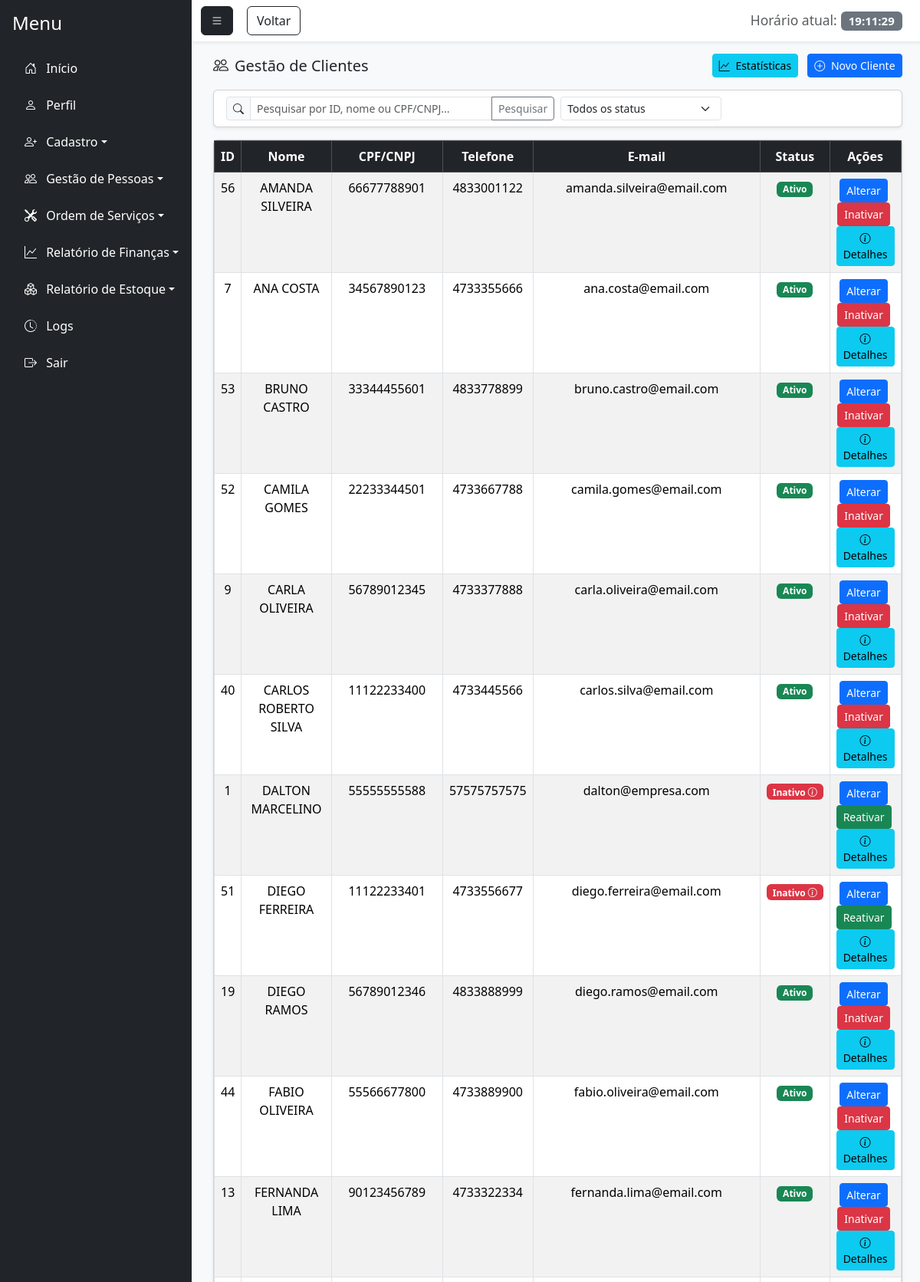
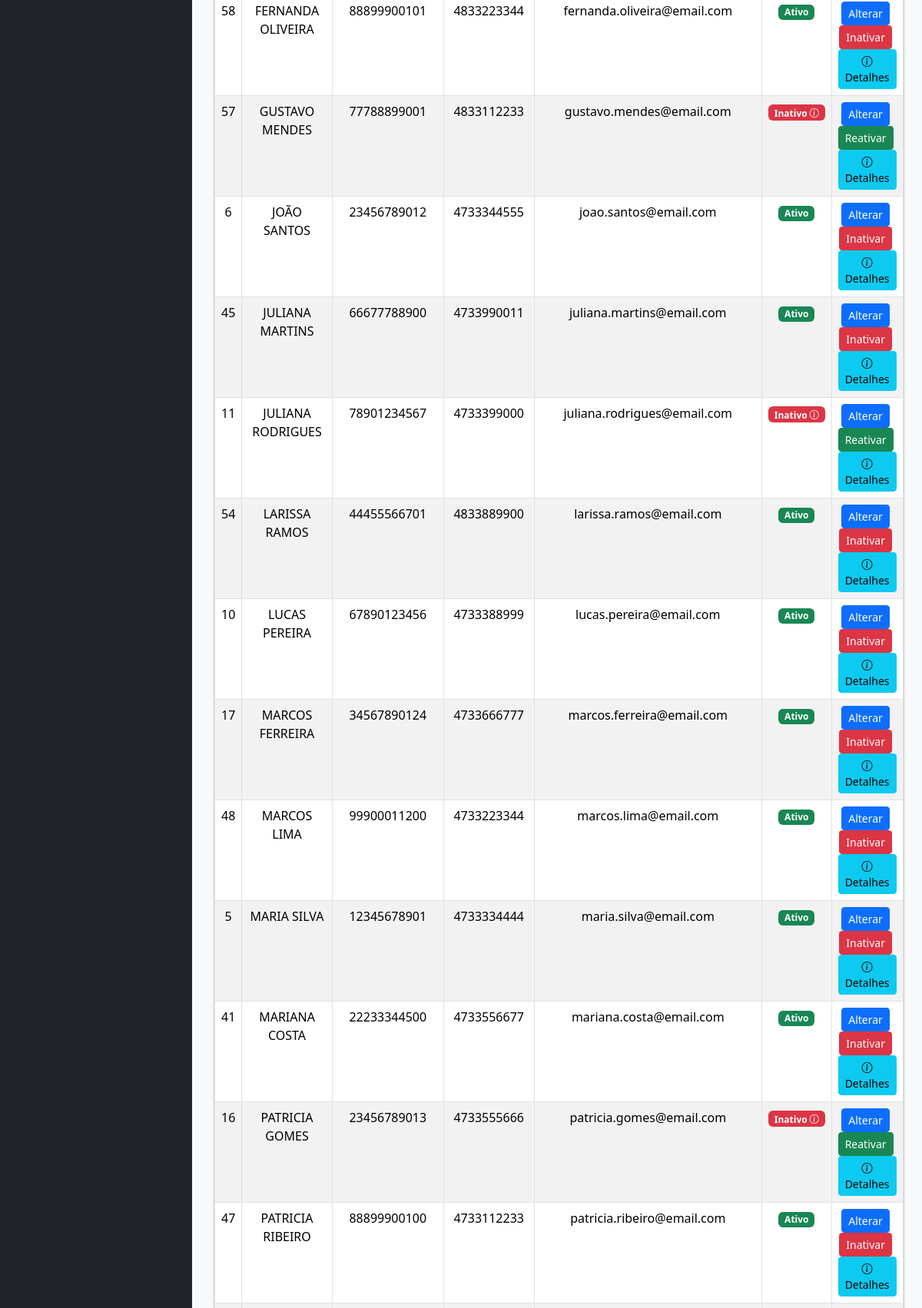
/gestao_cliente.php (signed in, upper part), run on the app's committed database (2 pictures, top to bottom).
### tables this page shows
CREATE TABLE `cliente` (
  `id_cliente` int(11) NOT NULL,
  `id_funcionario` int(11) NOT NULL,
  `nome_cliente` varchar(100) NOT NULL,
  `cpf_cnpj` varchar(20) NOT NULL,
  `endereco` varchar(255) DEFAULT NULL,
  `bairro` varchar(100) DEFAULT NULL,
  `cep` varchar(15) DEFAULT NULL,
  `cidade` varchar(100) DEFAULT NULL,
  `estado` varchar(50) DEFAULT NULL,
  `telefone` varchar(20) DEFAULT NULL,
  `email` varchar(100) DEFAULT NULL,
  `status` enum('Ativo','Inativo') DEFAULT 'Ativo',
  `data_inatividade` date DEFAULT NULL,
  `observacao_inatividade` text DEFAULT NULL
);

### gestao_cliente.php (the view, shortened to what this page needs)
<?php
    require_once 'php/permissoes.php';
    require_once 'php/estatisticas.php';
        $sql = "SELECT c.id_cliente,
        c.nome_cliente,
        c.cpf_cnpj,
        c.endereco,
        c.bairro,
        c.cidade,
        c.estado,
        c.telefone,
        c.email,
        c.status,
        c.data_inatividade,
        c.observacao_inatividade,
        f.nome_funcionario
        FROM cliente c
        LEFT JOIN funcionario f ON c.id_funcionario = f.id_funcionario";
    $sql .= " ORDER BY c.nome_cliente ASC";
    $stmt = $pdo->prepare($sql);
    $stmt->execute();
    $clientes = $stmt->fetchAll(PDO::FETCH_ASSOC);
?>
<!DOCTYPE html>
<html lang="pt-BR">
<head>
    <link href="https://cdn.jsdelivr.net/npm/bootstrap@5.3.7/dist/css/bootstrap.min.css" rel="stylesheet">
    <link rel="stylesheet" href="https://cdn.jsdelivr.net/npm/bootstrap-icons@1.11.1/font/bootstrap-icons.css">
    <link href="https://cdn.jsdelivr.net/npm/bootstrap-icons@1.11.1/font/bootstrap-icons.css" rel="stylesheet">
</head>
<body class="bg-light">
    <div class="d-flex vh-100 bg-light">
        <div class="flex-grow-1 d-flex flex-column">
            <nav class="navbar navbar-light bg-white shadow-sm">
                <div class="container-fluid">
                    <button class="btn btn-dark" id="menu-toggle"><i class="bi bi-list"></i></button>
                    <button class="btn btn-outline-dark" style="position: absolute; margin-left: 60px;" onclick="history.back()">Voltar</button>
                    <span class="navbar-brand mb-0 h1">
                        <small class="text-muted">Horário atual:</small>
                        <span id="liveClock" class="badge bg-secondary"></span>
                    </span>
                </div>
            </nav>
            <div class="flex-grow-1 p-3" style="overflow-y: auto;">
                <div class="container-fluid">
                    <div class="d-flex justify-content-between align-items-center mb-3">
                        <h5 class="mb-0"><i class="bi bi-people me-2"></i>Gestão de Clientes</h5>
                        <div>
                            <button class="btn btn-info btn-sm me-2" data-bs-toggle="modal" data-bs-target="#modalEstatisticas">
                                <i class="bi bi-graph-up me-1"></i> Estatísticas
                            </button>
                            <a href="cadastro_cliente.php" class="btn btn-primary btn-sm">
                                <i class="bi bi-plus-circle me-1"></i> Novo Cliente
                            </a>
                        </div>
                    </div>
                    <div class="card shadow-sm mb-3">
                        <div class="card-body py-2">
                            <form method="GET" action="gestao_cliente.php" id="filterForm">
                                <div class="row g-2">
                                    <div class="col-md-6">
                                        <div class="input-group input-group-sm">
                                            <span class="input-group-text"><i class="bi bi-search"></i></span>
                                            <input type="text" id="busca" name="busca" class="form-control"
                                                placeholder="Pesquisar por ID, nome ou CPF/CNPJ..."
                                                value="<?= isset($_GET['busca']) ? htmlspecialchars($_GET['busca']) : '' ?>">
                                            <button class="btn btn-outline-secondary" type="submit">Pesquisar</button>
                                        </div>
                                    </div>
                                    <div class="col-md-3">
                                        <select name="status" id="status" class="form-select form-select-sm">
                                            <option value="">Todos os status</option>
                                        </select>
                                    </div>
                                    <div class="col-md-3">
                                    </div>
                                </div>
                            </form>
                        </div>
                    </div>
                    <div class="card shadow-sm">
                        <div class="card-body p-0">
                            <div class="table-responsive">
                                <?php if(!empty($clientes)): ?>
                                    <table class="table table-striped table-hover table-bordered mb-0">
                                        <thead class="table-dark">
                                            <tr>
                                                <th><center>ID</center></th>
                                                <th><center>Nome</center></th>
                                                <th><center>CPF/CNPJ</center></th>
                                                <th><center>Telefone</center></th>
                                                <th><center>E-mail</center></th>
                                                <th><center>Status</center></th>
                                                <th class="text-center">Ações</th>
                                            </tr>
                                        </thead>
                                        <tbody>
                                            <?php foreach($clientes as $cliente): ?>
                                                <tr>
                                                    <td><center><?=htmlspecialchars($cliente['id_cliente'])?></center></td>
                                                    <td><center><?=htmlspecialchars($cliente['nome_cliente'])?></center></td>
                                                    <td><center><?=htmlspecialchars($cliente['cpf_cnpj'])?></center></td>
                                                    <td><center><?=htmlspecialchars($cliente['telefone'])?></center></td>
                                                    <td><center><?=htmlspecialchars($cliente['email'])?></center></td>
                                                    <td>
                                                        <center>
                                                            <?php if($cliente['status'] == 'Ativo'): ?>
                                                                <span class="badge bg-success">Ativo</span>
                                                            <?php else: ?>
                                                                <span class="badge bg-danger badge-details" onclick="mostrarDetalhesCliente(<?=htmlspecialchars($cliente['id_cliente'])?>)">
                                                                    Inativo <i class="bi bi-info-circle"></i>
                                                                </span>
                                                            <?php endif; ?>
                                                        </center>
                                                    </td>
                                                    <td class="text-center">
                                                        <a href="#" class="btn btn-sm btn-primary me-1" onclick="carregarDadosCliente(<?=htmlspecialchars($cliente['id_cliente'])?>)">Alterar</a>
                                                        <?php if($cliente['status'] == 'Ativo'): ?>
                                                            <a href="inativar_cliente.php?id=<?=htmlspecialchars($cliente['id_cliente'])?>" class="btn btn-sm btn-danger me-1">Inativar</a>
                                                        <?php else: ?>
                                                            <a href="gestao_cliente.php?id=<?=htmlspecialchars($cliente['id_cliente'])?>&acao=reativar" class="btn btn-sm btn-success me-1" onclick="return confirm('Tem certeza que deseja reativar este cliente?')">Reativar</a>
                                                        <?php endif; ?>
                                                        <button class="btn btn-sm btn-info" onclick="mostrarDetalhesCliente(<?=htmlspecialchars($cliente['id_cliente'])?>)">
                                                            <i class="bi bi-info-circle"></i> Detalhes
                                                        </button>
                                                    </td>
                                                </tr>
                                            <?php endforeach;?>
                                        </tbody>
                                    </table>
                                <?php else: ?><br>
                                    <center><p>Nenhum cliente encontrado.</p></center>
                                <?php endif; ?>
                            </div>
                        </div>
                    </div>
                </div>
            </div>
</body>
</html>

### data on the page
cliente: id_cliente "56", nome_cliente "AMANDA SILVEIRA", cpf_cnpj "66677788901", telefone "4833001122", email "amanda.silveira@email.com", status "Ativo"
cliente: id_cliente "7", nome_cliente "ANA COSTA", cpf_cnpj "34567890123", telefone "4733355666", email "ana.costa@email.com", status "Ativo"
cliente: id_cliente "53", nome_cliente "BRUNO CASTRO", cpf_cnpj "33344455601", telefone "4833778899", email "bruno.castro@email.com", status "Ativo"
cliente: id_cliente "52", nome_cliente "CAMILA GOMES", cpf_cnpj "22233344501", telefone "4733667788", email "camila.gomes@email.com", status "Ativo"
cliente: id_cliente "9", nome_cliente "CARLA OLIVEIRA", cpf_cnpj "56789012345", telefone "4733377888", email "carla.oliveira@email.com", status "Ativo"
cliente: id_cliente "40", nome_cliente "CARLOS ROBERTO SILVA", cpf_cnpj "11122233400", telefone "4733445566", email "carlos.silva@email.com", status "Ativo"
cliente: id_cliente "1", nome_cliente "DALTON MARCELINO", cpf_cnpj "55555555588", telefone "57575757575", email "dalton@empresa.com"
cliente: id_cliente "51", nome_cliente "DIEGO FERREIRA", cpf_cnpj "11122233401", telefone "4733556677", email "diego.ferreira@email.com"
cliente: id_cliente "19", nome_cliente "DIEGO RAMOS", cpf_cnpj "56789012346", telefone "4833888999", email "diego.ramos@email.com", status "Ativo"
cliente: id_cliente "44", nome_cliente "FABIO OLIVEIRA", cpf_cnpj "55566677800", telefone "4733889900", email "fabio.oliveira@email.com", status "Ativo"
cliente: id_cliente "13", nome_cliente "FERNANDA LIMA", cpf_cnpj "90123456789", telefone "4733322334", email "fernanda.lima@email.com", status "Ativo"
cliente: id_cliente "58", nome_cliente "FERNANDA OLIVEIRA", cpf_cnpj "88899900101", telefone "4833223344", email "fernanda.oliveira@email.com", status "Ativo"
cliente: id_cliente "57", nome_cliente "GUSTAVO MENDES", cpf_cnpj "77788899001", telefone "4833112233", email "gustavo.mendes@email.com"
cliente: id_cliente "6", nome_cliente "JOÃO SANTOS", cpf_cnpj "23456789012", telefone "4733344555", email "joao.santos@email.com", status "Ativo"
cliente: id_cliente "45", nome_cliente "JULIANA MARTINS", cpf_cnpj "66677788900", telefone "4733990011", email "juliana.martins@email.com", status "Ativo"
cliente: id_cliente "11", nome_cliente "JULIANA RODRIGUES", cpf_cnpj "78901234567", telefone "4733399000", email "juliana.rodrigues@email.com"
cliente: id_cliente "54", nome_cliente "LARISSA RAMOS", cpf_cnpj "44455566701", telefone "4833889900", email "larissa.ramos@email.com", status "Ativo"
cliente: id_cliente "10", nome_cliente "LUCAS PEREIRA", cpf_cnpj "67890123456", telefone "4733388999", email "lucas.pereira@email.com", status "Ativo"
cliente: id_cliente "17", nome_cliente "MARCOS FERREIRA", cpf_cnpj "34567890124", telefone "4733666777", email "marcos.ferreira@email.com", status "Ativo"
cliente: id_cliente "48", nome_cliente "MARCOS LIMA", cpf_cnpj "99900011200", telefone "4733223344", email "marcos.lima@email.com", status "Ativo"
cliente: id_cliente "5", nome_cliente "MARIA SILVA", cpf_cnpj "12345678901", telefone "4733334444", email "maria.silva@email.com", status "Ativo"
cliente: id_cliente "41", nome_cliente "MARIANA COSTA", cpf_cnpj "22233344500", telefone "4733556677", email "mariana.costa@email.com", status "Ativo"
cliente: id_cliente "16", nome_cliente "PATRICIA GOMES", cpf_cnpj "23456789013", telefone "4733555666", email "patricia.gomes@email.com"
cliente: id_cliente "47", nome_cliente "PATRICIA RIBEIRO", cpf_cnpj "88899900100", telefone "4733112233", email "patricia.ribeiro@email.com", status "Ativo"

### other printed values
$categoria "Início"
$categoria "Perfil"
$categoria "Cadastro"
$categoria "Gestão de Pessoas"
$categoria "Ordem de Serviços"
$categoria "Relatório de Finanças"
$categoria "Relatório de Estoque"
$categoria "Logs"
